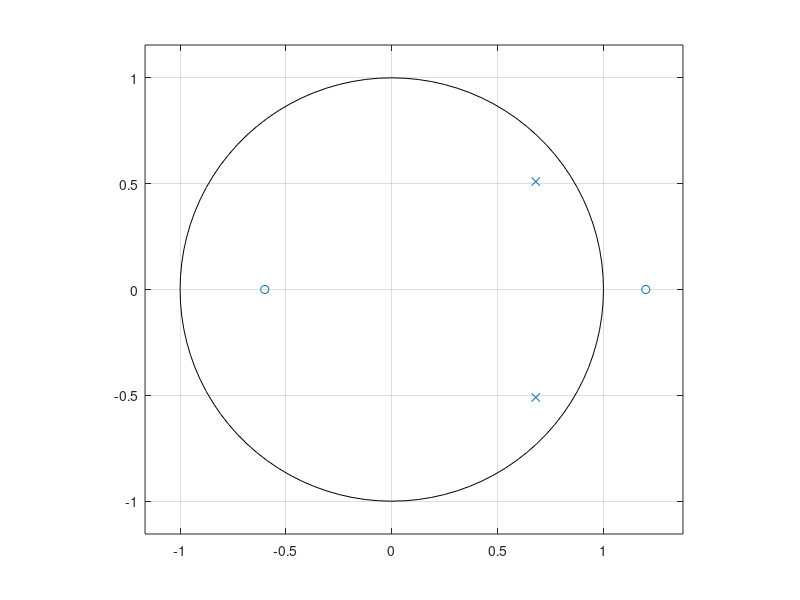
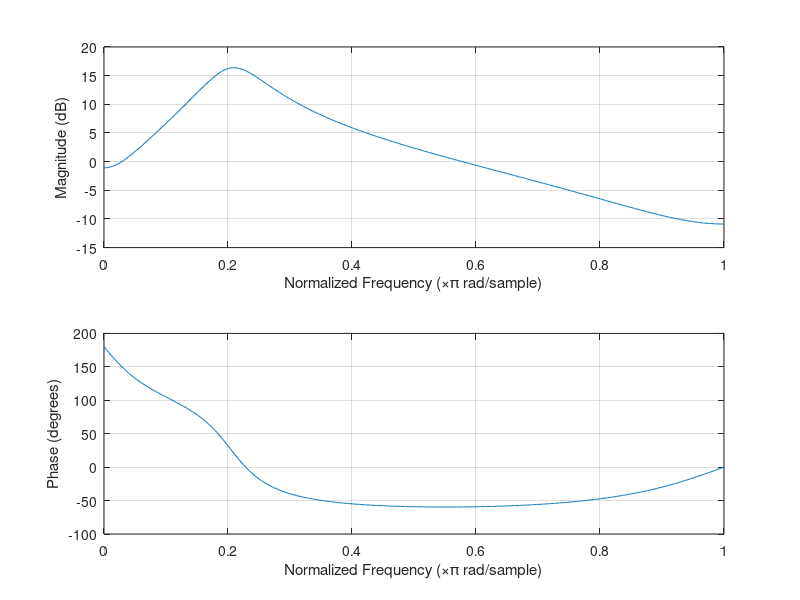
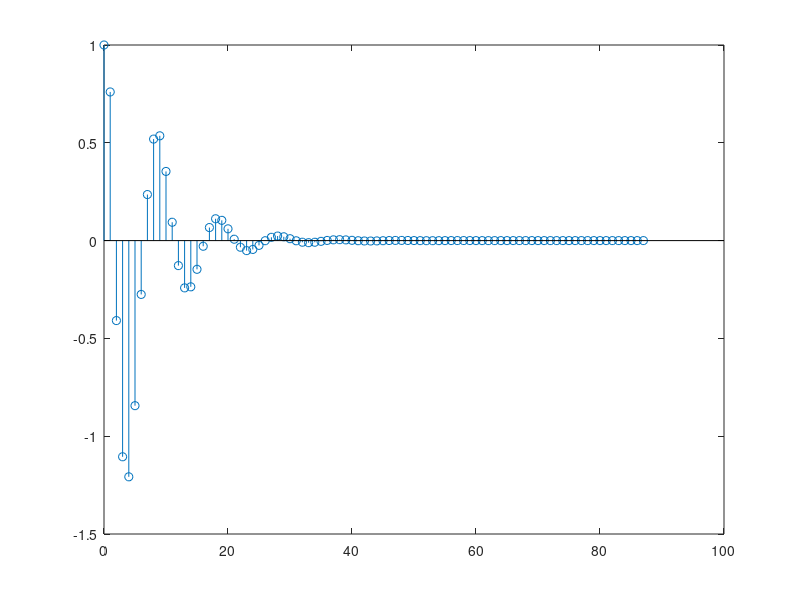

These figures' MATLAB source, in order: (Note: this script raises an error after producing the figures.)
%1.2.a
z = [1.2;-0.6];
p = [0.68+0.51*j;0.68-0.51*j];

figure;
zplane(z,p);

[b,a] = zp2tf(z,p,1);

%1.2.b
figure;
freqz(b,a);

%1.2.c
[x,t] = impz(b,a);
figure;
stem(t,x);

stepz(b,a,100);

%1.2.d
p1 = [0.76+0.57*j;0.76-0.57*j];
p2 = [0.8+0.6*j;0.8-0.6*j];
p3 = [0.84+0.63*j;0.84-0.63*j];

[bp1,ap1] = zp2tf(z,p1,1);
[bp2,ap2] = zp2tf(z,p2,1);
[bp3,ap3] = zp2tf(z,p3,1);

stepz(bp1,ap1,100);
stepz(bp2,ap2,100);
stepz(bp3,ap3,100);

figure;
freqz(bp1,ap1);

%1.2.e
[u1,t1] = gensig("pulse",50,100,1);
[u2,t2] = gensig("pulse",5,100,1);

y1 = filter(b,a,[u1,t1]);
y2 = filter(b,a,[u2,t2]);

figure;
plot(y1(:,1));
figure;
plot(y2(:,1));

%1.2.st
p4 = [0+0.8*j;0-0.8*j];

figure;
zplane(z,p4);

[bp4,ap4] = zp2tf(z,p4,1);

figure;
freqz(bp4,ap4);